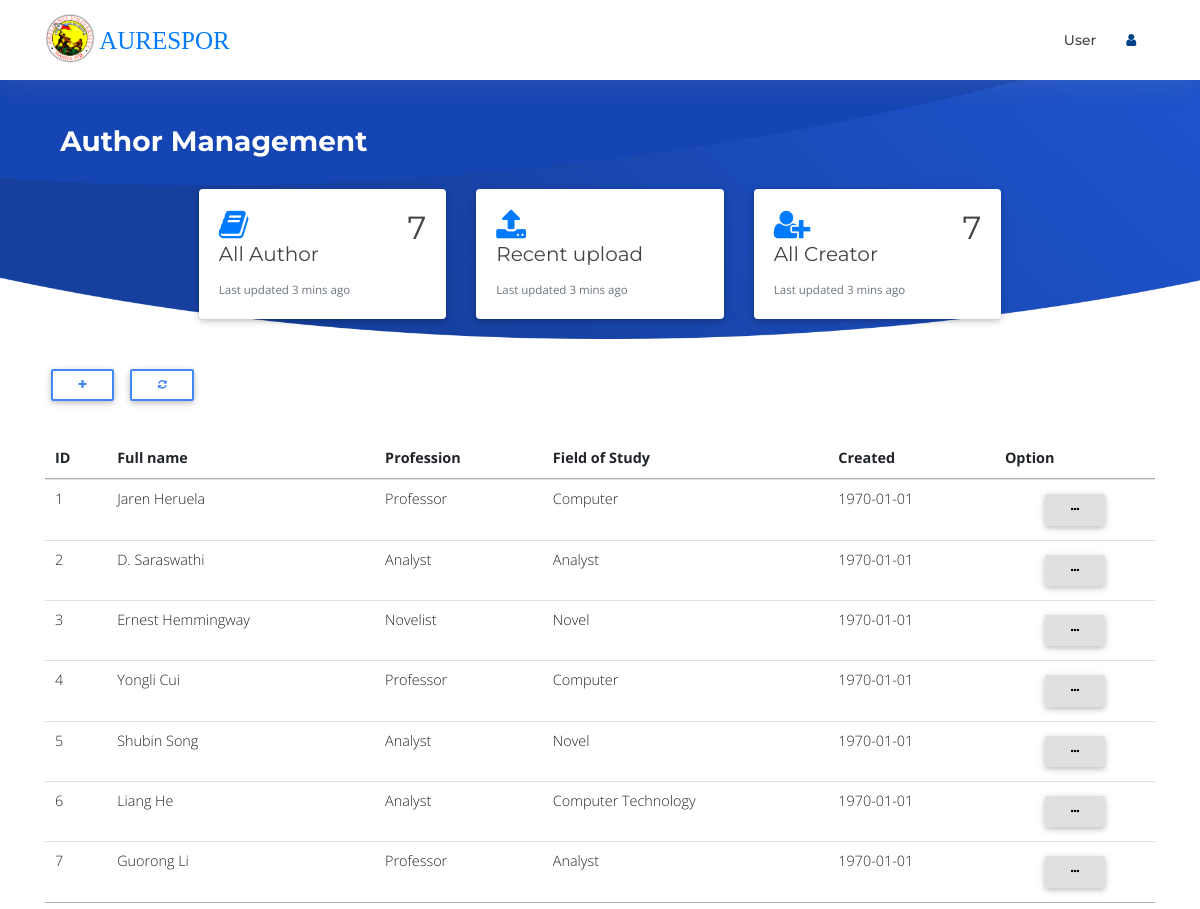
The app's page /admin/author/author.php (signed in) with its own data.
### tables this page shows
CREATE TABLE `tblauthor` (
  `id` int(11) NOT NULL,
  `name` varchar(100) NOT NULL,
  `email` varchar(100) NOT NULL,
  `profession` varchar(100) NOT NULL,
  `description` longtext NOT NULL,
  `fstudy` varchar(100) NOT NULL,
  `created` varchar(100) NOT NULL
);

### admin/author/functions/DB.func.php (called while the page is built, shortened)
<?php
function get_users($connect){
	$sql = "SELECT * FROM tblaccount ORDER BY id ASC";
	$result = $connect->query($sql);
	if ($result->num_rows > 0) {
		return $result;
	}
}
function get_author($connect){
	$sql = "SELECT * FROM tblauthor";
	$result = $connect->query($sql);
		return $result;
}
?>

### admin/author/author.php (the view, shortened to what this page needs)
<?php
include "/xampp/htdocs/CustomLandingPage/admin/author/inc/header.php";
?>
<section id="intro" class="clearfix">
  <div class="container">
  <h3 style="color:#fff;">&nbsp;<b> Author Management </b></h3>
    <div class="card-group">
          <div class="col-md-3 col-sm-5">
            <div class="card">
              <div class="card-body">
                <i class="fa fa-book fa-2x " style="color:#007bff"></i><h2 class="float-right"><?php echo get_author($connect)->num_rows;?></h2>
                 <h5 class="card-title">All Author</h5>
                <p class="card-text"><small class="text-muted">Last updated 3 mins ago</small></p>
              </div>
            </div>
          </div>
          <div class="col-md-3 col-sm-5">
            <div class="card">
              <div class="card-body">
               <i class="fa fa-upload fa-2x" style="color:#007bff"></i>
                <h5 class="card-title">Recent upload</h5>
                <p class="card-text"><small class="text-muted">Last updated 3 mins ago</small></p>
              </div>
            </div>
          </div>
          <div class="col-md-3 col-sm-5">
            <div class="card">
              <div class="card-body">
               <i class="fa fa-user-plus fa-2x" style="color:#007bff"></i><h2 class="float-right"><?php echo get_users($connect)->num_rows;?></h2>
                <h5 class="card-title">All Creator</h5>
                <p class="card-text"><small class="text-muted">Last updated 3 mins ago</small></p>
              </div>
            </div>
          </div>
      </div>
    </div>
</section>
<div class="container">
  <button type="button" class="btn btn-outline-primary btn-sm" data-toggle="modal" data-target="#create-project">
  <i  class="fa fa-plus"></i>
  </button>
  <a href="author.php"><button type="button" class="btn btn-outline-primary btn-sm">
  <i class="fa fa-refresh" aria-hidden="true"></i>
  </button>
  </a>
  <br/>
  <br/>
<div class="table-responsive-lg">
 <table id="author" class="table table-hover">
   <thead>
     <tr>
       <th scope="col">ID</th>
       <th scope="col">Full name</th>
       <th scope="col">Profession</th>
       <th scope="col">Field of Study</th>
       <th scope="col">Created</th>
       <th scope="col" align="center">Option</th>
     </tr>
   </thead>
   <tbody>
     <?php
     $result = get_author($connect);
     if ($result->num_rows>0) {
     while ($data = mysqli_fetch_array($result)) {
       ?>
       <tr>
       <td><?php echo $data['id']?></td>
         <td><a href="./api/action.php?id=<?php echo $data['id']?>"><?php echo $data['name']?></a></td>
         <td><?php echo $data['profession']?></td>
         <td><?php echo $data['fstudy']?></td>
       <td><?php echo date("Y-m-d",strtotime($data['created']));?></td>
       <td align="center"><div class="dropdown">
         <button class="btn btn-light btn-sm" type="button" id="option" data-toggle="dropdown" aria-haspopup="true" aria-expanded="false">
           <i class="fa fa-ellipsis-h"></i>
         </button>
       </div>
     </td>
   </tr>
   <?php
 }
}
 ?>
</tbody>
</table>
</div>
</div>

### resource/css/style_management.css (style rules this page uses)
body { background: #fff; color: #444; font-family: "Open Sans", sans-serif; }
a { color: #007bff; transition: 0.5s; }
p { padding: 0; margin: 0 0 30px 0; }
h1, h2, h3, h4, h5, h6 { font-family: "Montserrat", sans-serif; font-weight: 400; margin: 0 0 20px 0; padding: 0; }
#intro { width: 100%; position: relative; background: url("../img/intro-bg.png") center bottom no-repeat; background-size: cover; padding: 125px 0 20px 0; }
.card-group { display: flex; justify-content: center; padding-top: 10px; }

### records on screen
tblauthor: id "1", name "Jaren Heruela", profession "Professor", fstudy "Computer", created "1970-01-01"
tblauthor: id "2", name "D. Saraswathi", profession "Analyst", fstudy "Analyst", created "1970-01-01"
tblauthor: id "3", name "Ernest Hemmingway", profession "Novelist", fstudy "Novel", created "1970-01-01"
tblauthor: id "4", name "Yongli Cui", profession "Professor", fstudy "Computer", created "1970-01-01"
tblauthor: id "5", name "Shubin Song", profession "Analyst", fstudy "Novel", created "1970-01-01"
tblauthor: id "6", name "Liang He", profession "Analyst", fstudy "Computer Technology", created "1970-01-01"
tblauthor: id "7", name "Guorong Li", profession "Professor", fstudy "Analyst", created "1970-01-01"

### other values on screen
$_SESSION['name'] "User"
get_author($connect)->num_rows "7"
get_users($connect)->num_rows "7"
